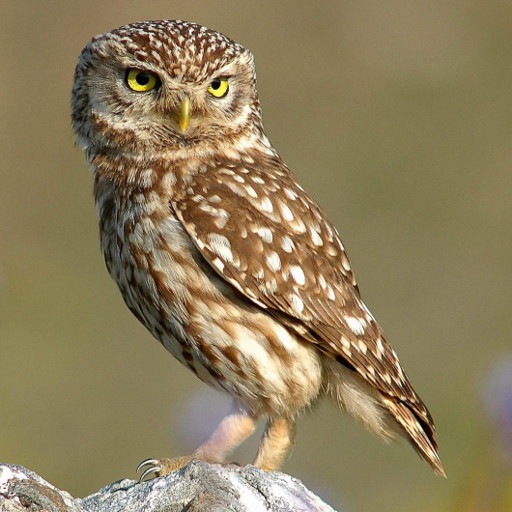
#> input picture input.jpg, 512 x 512 px
$ python main.py
#> lines starting #> are read from the running program, lines starting #| are printed output that depends on the picture
import cv2


def gauss_p(image, levels):
    # teniendo en cuenta que el enunciado pide un "reloj" simetrico
    # con los mismos niveles superiores e inferiores, solo se necesita de un valor para
    # los niveles

    pyramid = [image]
    imgsup = image
    for i in range(levels):  # generación de niveles superiores
        imgsup = cv2.resize(imgsup, None, fx=2, fy=2, interpolation=cv2.INTER_LINEAR)  # Duplicar el tamaño
        pyramid.append(imgsup)

    for i in range(levels):  # Comenzando desde el nivel 0
        image = cv2.GaussianBlur(image, (9, 9), 0)  # Aplicar filtro gaussiano con kernel más grande
        image = image[::2, ::2]  # Reducir la resolución a la mitad
        pyramid.append(image)

    return pyramid  # la piramide que se retorna tiene los primeros n elementos con imagenes reducidas y la segunda mitad imagenes agrandadas


def save_img(piramide):
    fr = len(piramide) // 2
    for i in range(len(piramide)):
        if i > fr:
            cv2.imwrite(f"PiramideGaussiana/level{3 - i}.jpg", piramide[i])
        elif i <= fr:
            cv2.imwrite(f"PiramideGaussiana/level{i}.jpg", piramide[i])


def lap_p(levels):
    #solo se requieren la cantidad de niveles, ya que la imagen ya fue procesada en al funcion anterior
    pyramid = []
    for i in range(levels - 1):
        imgsup = cv2.imread(f"PiramideGaussiana/level{i - 3}.jpg") #leer la imagen mas pequena
        imgsup = cv2.resize(imgsup, None, fx=2, fy=2, interpolation=cv2.INTER_LINEAR)  # Duplicar el tamaño
        imgsup2 = cv2.imread(f"PiramideGaussiana/level{i - 3 + 1}.jpg") #leer la siguiente imagen
        image = cv2.subtract(imgsup, imgsup2) #restar las imagenes
        pyramid.append(image) #agregar a la piramida

    return pyramid  # la piramide que se retorna son las substracciones de las parejas de la piramide gaussiana


def save_img2(piramide):
    for i in range(len(piramide)):
        cv2.imwrite(f"PiramideLaplaciana/level{i + 1}.jpg", piramide[i])


def main():
    img = cv2.imread("input.jpg")
#> img is the input picture: shape (512, 512, 3); mean B, G, R 92, 126.5, 141.7
    # La imagen original se guarda en el ciclo de guardado de niveles como level-0

    if img is None:
        print("La imagen no fue cargada correctamente")
        exit(1)
    else:
        piramide = gauss_p(img, 3)
#> after the loop in gauss_p, `for i in range(levels):`: pyramid = 4 items
#> the loop in gauss_p, `for i in range(levels):` made 3 passes
#> pass 1, in gauss_p, `image = cv2.GaussianBlur(image, (9, 9), 0)`:
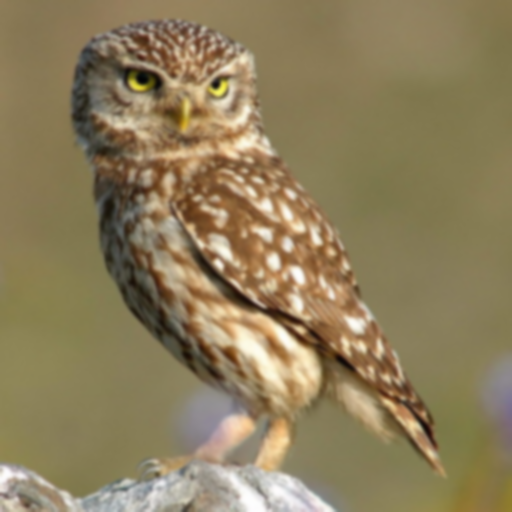
#> image: shape (512, 512, 3); mean of channels 0, 1, 2 92, 126.5, 141.7; drawn as B, G, R
#> pass 2, in gauss_p, `image = cv2.GaussianBlur(image, (9, 9), 0)`:
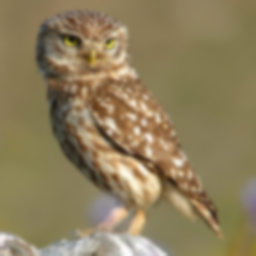
#> image: shape (256, 256, 3); mean of channels 0, 1, 2 92, 126.5, 141.6; drawn as B, G, R
#> after the loop in gauss_p, `for i in range(levels):`:
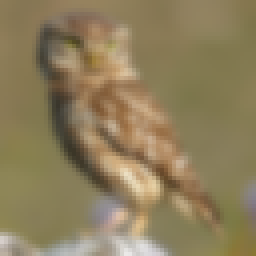
#> image: shape (64, 64, 3) (shown 4 times larger); mean of channels 0, 1, 2 91.7, 126.3, 141.6; drawn as B, G, R
#> after the loop in gauss_p, `for i in range(levels):`: pyramid = 7 items
#> piramide = 7 items
        save_img(piramide)
#> in save_img, `fr = len(piramide) // 2`: fr = 3
#> the loop in save_img, `for i in range(len(piramide)):` made 7 passes
        piramide2 = lap_p(len(piramide))
#> in lap_p, `image = cv2.subtract(imgsup, imgsup2)`:
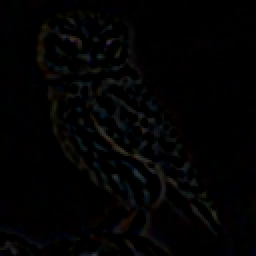
#> image: shape (128, 128, 3) (shown 2 times larger); mean B, G, R 3, 2.8, 2.9
#> piramide2 = 6 items
        save_img2(piramide2)
#> the loop in save_img2, `for i in range(len(piramide)):` made 6 passes


if __name__ == '__main__':
    main()
